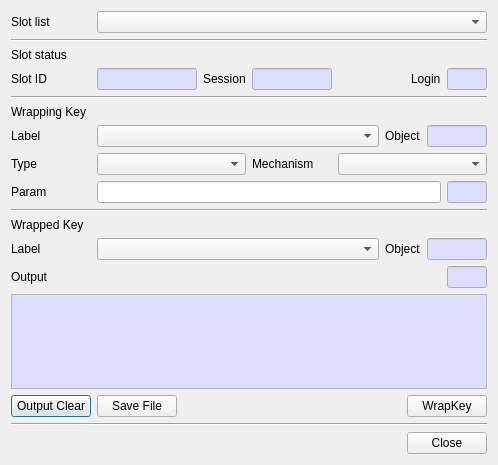
<?xml version="1.0" encoding="UTF-8"?>
<ui version="4.0">
 <class>WrapKeyDlg</class>
 <widget class="QDialog" name="WrapKeyDlg">
  <property name="geometry">
   <rect>
    <x>0</x>
    <y>0</y>
    <width>498</width>
    <height>465</height>
   </rect>
  </property>
  <property name="windowTitle">
   <string>Wrap key</string>
  </property>
  <layout class="QVBoxLayout" name="verticalLayout">
   <item>
    <layout class="QGridLayout" name="gridLayout">
     <property name="topMargin">
      <number>0</number>
     </property>
     <item row="0" column="0">
      <widget class="QLabel" name="label">
       <property name="minimumSize">
        <size>
         <width>80</width>
         <height>0</height>
        </size>
       </property>
       <property name="text">
        <string>Slot list</string>
       </property>
      </widget>
     </item>
     <item row="0" column="1">
      <widget class="QComboBox" name="mSlotsCombo">
       <property name="sizePolicy">
        <sizepolicy hsizetype="Preferred" vsizetype="Fixed">
         <horstretch>1</horstretch>
         <verstretch>0</verstretch>
        </sizepolicy>
       </property>
      </widget>
     </item>
    </layout>
   </item>
   <item>
    <widget class="Line" name="line">
     <property name="orientation">
      <enum>Qt::Horizontal</enum>
     </property>
    </widget>
   </item>
   <item>
    <widget class="QLabel" name="label_2">
     <property name="text">
      <string>Slot status</string>
     </property>
    </widget>
   </item>
   <item>
    <layout class="QGridLayout" name="gridLayout_2">
     <property name="topMargin">
      <number>0</number>
     </property>
     <item row="0" column="1">
      <widget class="QLineEdit" name="mSlotIDText">
       <property name="maximumSize">
        <size>
         <width>100</width>
         <height>16777215</height>
        </size>
       </property>
       <property name="palette">
        <palette>
         <active>
          <colorrole role="Base">
           <brush brushstyle="SolidPattern">
            <color alpha="255">
             <red>221</red>
             <green>221</green>
             <blue>255</blue>
            </color>
           </brush>
          </colorrole>
         </active>
         <inactive>
          <colorrole role="Base">
           <brush brushstyle="SolidPattern">
            <color alpha="255">
             <red>221</red>
             <green>221</green>
             <blue>255</blue>
            </color>
           </brush>
          </colorrole>
         </inactive>
         <disabled>
          <colorrole role="Base">
           <brush brushstyle="SolidPattern">
            <color alpha="255">
             <red>240</red>
             <green>240</green>
             <blue>240</blue>
            </color>
           </brush>
          </colorrole>
         </disabled>
        </palette>
       </property>
       <property name="readOnly">
        <bool>true</bool>
       </property>
      </widget>
     </item>
     <item row="0" column="2">
      <widget class="QLabel" name="label_4">
       <property name="text">
        <string>Session</string>
       </property>
      </widget>
     </item>
     <item row="0" column="6">
      <widget class="QLineEdit" name="mLoginText">
       <property name="maximumSize">
        <size>
         <width>40</width>
         <height>16777215</height>
        </size>
       </property>
       <property name="palette">
        <palette>
         <active>
          <colorrole role="Base">
           <brush brushstyle="SolidPattern">
            <color alpha="255">
             <red>221</red>
             <green>221</green>
             <blue>255</blue>
            </color>
           </brush>
          </colorrole>
         </active>
         <inactive>
          <colorrole role="Base">
           <brush brushstyle="SolidPattern">
            <color alpha="255">
             <red>221</red>
             <green>221</green>
             <blue>255</blue>
            </color>
           </brush>
          </colorrole>
         </inactive>
         <disabled>
          <colorrole role="Base">
           <brush brushstyle="SolidPattern">
            <color alpha="255">
             <red>240</red>
             <green>240</green>
             <blue>240</blue>
            </color>
           </brush>
          </colorrole>
         </disabled>
        </palette>
       </property>
       <property name="readOnly">
        <bool>true</bool>
       </property>
      </widget>
     </item>
     <item row="0" column="3">
      <widget class="QLineEdit" name="mSessionText">
       <property name="maximumSize">
        <size>
         <width>80</width>
         <height>16777215</height>
        </size>
       </property>
       <property name="palette">
        <palette>
         <active>
          <colorrole role="Base">
           <brush brushstyle="SolidPattern">
            <color alpha="255">
             <red>221</red>
             <green>221</green>
             <blue>255</blue>
            </color>
           </brush>
          </colorrole>
         </active>
         <inactive>
          <colorrole role="Base">
           <brush brushstyle="SolidPattern">
            <color alpha="255">
             <red>221</red>
             <green>221</green>
             <blue>255</blue>
            </color>
           </brush>
          </colorrole>
         </inactive>
         <disabled>
          <colorrole role="Base">
           <brush brushstyle="SolidPattern">
            <color alpha="255">
             <red>240</red>
             <green>240</green>
             <blue>240</blue>
            </color>
           </brush>
          </colorrole>
         </disabled>
        </palette>
       </property>
       <property name="readOnly">
        <bool>true</bool>
       </property>
      </widget>
     </item>
     <item row="0" column="0">
      <widget class="QLabel" name="label_3">
       <property name="minimumSize">
        <size>
         <width>80</width>
         <height>0</height>
        </size>
       </property>
       <property name="text">
        <string>Slot ID</string>
       </property>
      </widget>
     </item>
     <item row="0" column="5">
      <widget class="QLabel" name="label_5">
       <property name="text">
        <string>Login</string>
       </property>
      </widget>
     </item>
     <item row="0" column="4">
      <spacer name="horizontalSpacer">
       <property name="orientation">
        <enum>Qt::Horizontal</enum>
       </property>
       <property name="sizeHint" stdset="0">
        <size>
         <width>40</width>
         <height>20</height>
        </size>
       </property>
      </spacer>
     </item>
    </layout>
   </item>
   <item>
    <widget class="Line" name="line_2">
     <property name="orientation">
      <enum>Qt::Horizontal</enum>
     </property>
    </widget>
   </item>
   <item>
    <widget class="QLabel" name="label_6">
     <property name="text">
      <string>Wrapping Key</string>
     </property>
    </widget>
   </item>
   <item>
    <layout class="QGridLayout" name="gridLayout_3">
     <item row="0" column="3">
      <widget class="QLineEdit" name="mWrappingObjectText">
       <property name="maximumSize">
        <size>
         <width>60</width>
         <height>16777215</height>
        </size>
       </property>
       <property name="palette">
        <palette>
         <active>
          <colorrole role="Base">
           <brush brushstyle="SolidPattern">
            <color alpha="255">
             <red>221</red>
             <green>221</green>
             <blue>255</blue>
            </color>
           </brush>
          </colorrole>
         </active>
         <inactive>
          <colorrole role="Base">
           <brush brushstyle="SolidPattern">
            <color alpha="255">
             <red>221</red>
             <green>221</green>
             <blue>255</blue>
            </color>
           </brush>
          </colorrole>
         </inactive>
         <disabled>
          <colorrole role="Base">
           <brush brushstyle="SolidPattern">
            <color alpha="255">
             <red>240</red>
             <green>240</green>
             <blue>240</blue>
            </color>
           </brush>
          </colorrole>
         </disabled>
        </palette>
       </property>
       <property name="readOnly">
        <bool>true</bool>
       </property>
      </widget>
     </item>
     <item row="0" column="2">
      <widget class="QLabel" name="label_8">
       <property name="text">
        <string>Object</string>
       </property>
      </widget>
     </item>
     <item row="0" column="0">
      <widget class="QLabel" name="label_7">
       <property name="minimumSize">
        <size>
         <width>80</width>
         <height>0</height>
        </size>
       </property>
       <property name="text">
        <string>Label</string>
       </property>
      </widget>
     </item>
     <item row="0" column="1">
      <widget class="QComboBox" name="mWrappingLabelCombo">
       <property name="sizePolicy">
        <sizepolicy hsizetype="Preferred" vsizetype="Fixed">
         <horstretch>1</horstretch>
         <verstretch>0</verstretch>
        </sizepolicy>
       </property>
      </widget>
     </item>
    </layout>
   </item>
   <item>
    <layout class="QGridLayout" name="gridLayout_7">
     <item row="0" column="1">
      <widget class="QComboBox" name="mWrappingTypeCombo"/>
     </item>
     <item row="0" column="0">
      <widget class="QLabel" name="label_15">
       <property name="minimumSize">
        <size>
         <width>80</width>
         <height>0</height>
        </size>
       </property>
       <property name="maximumSize">
        <size>
         <width>80</width>
         <height>16777215</height>
        </size>
       </property>
       <property name="text">
        <string>Type</string>
       </property>
      </widget>
     </item>
     <item row="0" column="2">
      <widget class="QLabel" name="label_9">
       <property name="minimumSize">
        <size>
         <width>80</width>
         <height>0</height>
        </size>
       </property>
       <property name="maximumSize">
        <size>
         <width>80</width>
         <height>16777215</height>
        </size>
       </property>
       <property name="text">
        <string>Mechanism</string>
       </property>
      </widget>
     </item>
     <item row="0" column="3">
      <widget class="QComboBox" name="mWrappingMechCombo"/>
     </item>
    </layout>
   </item>
   <item>
    <layout class="QGridLayout" name="gridLayout_4">
     <item row="0" column="1" colspan="2">
      <widget class="QLineEdit" name="mWrappingParamText">
       <property name="maximumSize">
        <size>
         <width>16777215</width>
         <height>16777215</height>
        </size>
       </property>
      </widget>
     </item>
     <item row="0" column="0">
      <widget class="QLabel" name="label_10">
       <property name="minimumSize">
        <size>
         <width>80</width>
         <height>0</height>
        </size>
       </property>
       <property name="maximumSize">
        <size>
         <width>80</width>
         <height>16777215</height>
        </size>
       </property>
       <property name="text">
        <string>Param</string>
       </property>
      </widget>
     </item>
     <item row="0" column="3">
      <widget class="QLineEdit" name="mWrappingParamLenText">
       <property name="minimumSize">
        <size>
         <width>40</width>
         <height>0</height>
        </size>
       </property>
       <property name="maximumSize">
        <size>
         <width>40</width>
         <height>16777215</height>
        </size>
       </property>
       <property name="palette">
        <palette>
         <active>
          <colorrole role="Base">
           <brush brushstyle="SolidPattern">
            <color alpha="255">
             <red>221</red>
             <green>221</green>
             <blue>255</blue>
            </color>
           </brush>
          </colorrole>
         </active>
         <inactive>
          <colorrole role="Base">
           <brush brushstyle="SolidPattern">
            <color alpha="255">
             <red>221</red>
             <green>221</green>
             <blue>255</blue>
            </color>
           </brush>
          </colorrole>
         </inactive>
         <disabled>
          <colorrole role="Base">
           <brush brushstyle="SolidPattern">
            <color alpha="255">
             <red>240</red>
             <green>240</green>
             <blue>240</blue>
            </color>
           </brush>
          </colorrole>
         </disabled>
        </palette>
       </property>
       <property name="readOnly">
        <bool>true</bool>
       </property>
      </widget>
     </item>
    </layout>
   </item>
   <item>
    <widget class="Line" name="line_3">
     <property name="orientation">
      <enum>Qt::Horizontal</enum>
     </property>
    </widget>
   </item>
   <item>
    <widget class="QLabel" name="label_11">
     <property name="text">
      <string>Wrapped Key</string>
     </property>
    </widget>
   </item>
   <item>
    <layout class="QGridLayout" name="gridLayout_5">
     <item row="0" column="3">
      <widget class="QLineEdit" name="mObjectText">
       <property name="maximumSize">
        <size>
         <width>60</width>
         <height>16777215</height>
        </size>
       </property>
       <property name="palette">
        <palette>
         <active>
          <colorrole role="Base">
           <brush brushstyle="SolidPattern">
            <color alpha="255">
             <red>221</red>
             <green>221</green>
             <blue>255</blue>
            </color>
           </brush>
          </colorrole>
         </active>
         <inactive>
          <colorrole role="Base">
           <brush brushstyle="SolidPattern">
            <color alpha="255">
             <red>221</red>
             <green>221</green>
             <blue>255</blue>
            </color>
           </brush>
          </colorrole>
         </inactive>
         <disabled>
          <colorrole role="Base">
           <brush brushstyle="SolidPattern">
            <color alpha="255">
             <red>240</red>
             <green>240</green>
             <blue>240</blue>
            </color>
           </brush>
          </colorrole>
         </disabled>
        </palette>
       </property>
       <property name="readOnly">
        <bool>true</bool>
       </property>
      </widget>
     </item>
     <item row="0" column="0">
      <widget class="QLabel" name="label_12">
       <property name="minimumSize">
        <size>
         <width>80</width>
         <height>0</height>
        </size>
       </property>
       <property name="text">
        <string>Label</string>
       </property>
      </widget>
     </item>
     <item row="0" column="1">
      <widget class="QComboBox" name="mLabelCombo">
       <property name="sizePolicy">
        <sizepolicy hsizetype="Preferred" vsizetype="Fixed">
         <horstretch>1</horstretch>
         <verstretch>0</verstretch>
        </sizepolicy>
       </property>
      </widget>
     </item>
     <item row="0" column="2">
      <widget class="QLabel" name="label_13">
       <property name="text">
        <string>Object</string>
       </property>
      </widget>
     </item>
    </layout>
   </item>
   <item>
    <layout class="QGridLayout" name="gridLayout_6">
     <item row="0" column="0">
      <widget class="QLabel" name="label_14">
       <property name="minimumSize">
        <size>
         <width>80</width>
         <height>0</height>
        </size>
       </property>
       <property name="text">
        <string>Output</string>
       </property>
      </widget>
     </item>
     <item row="0" column="2">
      <widget class="QLineEdit" name="mOutputLenText">
       <property name="minimumSize">
        <size>
         <width>40</width>
         <height>0</height>
        </size>
       </property>
       <property name="maximumSize">
        <size>
         <width>40</width>
         <height>16777215</height>
        </size>
       </property>
       <property name="palette">
        <palette>
         <active>
          <colorrole role="Base">
           <brush brushstyle="SolidPattern">
            <color alpha="255">
             <red>221</red>
             <green>221</green>
             <blue>255</blue>
            </color>
           </brush>
          </colorrole>
         </active>
         <inactive>
          <colorrole role="Base">
           <brush brushstyle="SolidPattern">
            <color alpha="255">
             <red>221</red>
             <green>221</green>
             <blue>255</blue>
            </color>
           </brush>
          </colorrole>
         </inactive>
         <disabled>
          <colorrole role="Base">
           <brush brushstyle="SolidPattern">
            <color alpha="255">
             <red>240</red>
             <green>240</green>
             <blue>240</blue>
            </color>
           </brush>
          </colorrole>
         </disabled>
        </palette>
       </property>
       <property name="readOnly">
        <bool>true</bool>
       </property>
      </widget>
     </item>
     <item row="0" column="1">
      <spacer name="horizontalSpacer_4">
       <property name="orientation">
        <enum>Qt::Horizontal</enum>
       </property>
       <property name="sizeHint" stdset="0">
        <size>
         <width>40</width>
         <height>20</height>
        </size>
       </property>
      </spacer>
     </item>
    </layout>
   </item>
   <item>
    <widget class="QPlainTextEdit" name="mOutputText">
     <property name="palette">
      <palette>
       <active>
        <colorrole role="Base">
         <brush brushstyle="SolidPattern">
          <color alpha="255">
           <red>221</red>
           <green>221</green>
           <blue>255</blue>
          </color>
         </brush>
        </colorrole>
       </active>
       <inactive>
        <colorrole role="Base">
         <brush brushstyle="SolidPattern">
          <color alpha="255">
           <red>221</red>
           <green>221</green>
           <blue>255</blue>
          </color>
         </brush>
        </colorrole>
       </inactive>
       <disabled>
        <colorrole role="Base">
         <brush brushstyle="SolidPattern">
          <color alpha="255">
           <red>240</red>
           <green>240</green>
           <blue>240</blue>
          </color>
         </brush>
        </colorrole>
       </disabled>
      </palette>
     </property>
     <property name="font">
      <font/>
     </property>
     <property name="readOnly">
      <bool>true</bool>
     </property>
    </widget>
   </item>
   <item>
    <layout class="QGridLayout" name="gridLayout_8">
     <property name="topMargin">
      <number>0</number>
     </property>
     <item row="0" column="2">
      <spacer name="horizontalSpacer_2">
       <property name="orientation">
        <enum>Qt::Horizontal</enum>
       </property>
       <property name="sizeHint" stdset="0">
        <size>
         <width>40</width>
         <height>20</height>
        </size>
       </property>
      </spacer>
     </item>
     <item row="0" column="0">
      <widget class="QPushButton" name="mOutputClearBtn">
       <property name="text">
        <string>Output Clear</string>
       </property>
      </widget>
     </item>
     <item row="0" column="1">
      <widget class="QPushButton" name="mSaveFileBtn">
       <property name="text">
        <string>Save File</string>
       </property>
      </widget>
     </item>
     <item row="0" column="3">
      <widget class="QPushButton" name="mWrapKeyBtn">
       <property name="text">
        <string>WrapKey</string>
       </property>
      </widget>
     </item>
    </layout>
   </item>
   <item>
    <widget class="Line" name="line_4">
     <property name="orientation">
      <enum>Qt::Horizontal</enum>
     </property>
    </widget>
   </item>
   <item>
    <layout class="QGridLayout" name="gridLayout_9">
     <property name="topMargin">
      <number>0</number>
     </property>
     <item row="0" column="1">
      <widget class="QPushButton" name="mCloseBtn">
       <property name="text">
        <string>Close</string>
       </property>
      </widget>
     </item>
     <item row="0" column="0">
      <spacer name="horizontalSpacer_3">
       <property name="orientation">
        <enum>Qt::Horizontal</enum>
       </property>
       <property name="sizeHint" stdset="0">
        <size>
         <width>40</width>
         <height>20</height>
        </size>
       </property>
      </spacer>
     </item>
    </layout>
   </item>
  </layout>
 </widget>
 <tabstops>
  <tabstop>mSlotsCombo</tabstop>
  <tabstop>mSlotIDText</tabstop>
  <tabstop>mSessionText</tabstop>
  <tabstop>mLoginText</tabstop>
  <tabstop>mWrappingLabelCombo</tabstop>
  <tabstop>mWrappingObjectText</tabstop>
  <tabstop>mWrappingTypeCombo</tabstop>
  <tabstop>mWrappingMechCombo</tabstop>
  <tabstop>mWrappingParamText</tabstop>
  <tabstop>mWrappingParamLenText</tabstop>
  <tabstop>mLabelCombo</tabstop>
  <tabstop>mObjectText</tabstop>
  <tabstop>mOutputLenText</tabstop>
  <tabstop>mOutputText</tabstop>
  <tabstop>mOutputClearBtn</tabstop>
  <tabstop>mSaveFileBtn</tabstop>
  <tabstop>mWrapKeyBtn</tabstop>
  <tabstop>mCloseBtn</tabstop>
 </tabstops>
 <resources/>
 <connections/>
</ui>
